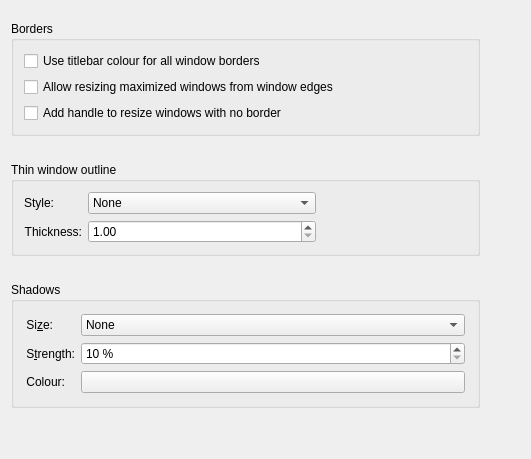
     <widget class="QWidget" name="tab_window_outline">
      <attribute name="title">
       <string>Window &amp;Outline</string>
      </attribute>
      <layout class="QGridLayout" name="gridLayout">
       <item row="2" column="0">
        <spacer name="verticalSpacer_6">
         <property name="orientation">
          <enum>Qt::Vertical</enum>
         </property>
         <property name="sizeType">
          <enum>QSizePolicy::Fixed</enum>
         </property>
         <property name="sizeHint" stdset="0">
          <size>
           <width>20</width>
           <height>20</height>
          </size>
         </property>
        </spacer>
       </item>
       <item row="5" column="3">
        <spacer name="horizontalSpacer_5">
         <property name="orientation">
          <enum>Qt::Horizontal</enum>
         </property>
         <property name="sizeHint" stdset="0">
          <size>
           <width>40</width>
           <height>20</height>
          </size>
         </property>
        </spacer>
       </item>
       <item row="5" column="0" colspan="3">
        <widget class="QGroupBox" name="groupBox_5">
         <property name="title">
          <string>Shadows</string>
         </property>
         <layout class="QFormLayout" name="formLayout_3">
          <property name="leftMargin">
           <number>12</number>
          </property>
          <property name="topMargin">
           <number>12</number>
          </property>
          <property name="rightMargin">
           <number>12</number>
          </property>
          <property name="bottomMargin">
           <number>12</number>
          </property>
          <item row="0" column="0">
           <widget class="QLabel" name="label">
            <property name="text">
             <string>Si&amp;ze:</string>
            </property>
            <property name="alignment">
             <set>Qt::AlignRight|Qt::AlignTrailing|Qt::AlignVCenter</set>
            </property>
            <property name="buddy">
             <cstring>shadowSize</cstring>
            </property>
           </widget>
          </item>
          <item row="0" column="1">
           <widget class="QComboBox" name="shadowSize">
            <item>
             <property name="text">
              <string comment="@item:inlistbox Button size:">None</string>
             </property>
            </item>
            <item>
             <property name="text">
              <string comment="@item:inlistbox Button size:">Small</string>
             </property>
            </item>
            <item>
             <property name="text">
              <string comment="@item:inlistbox Button size:">Medium</string>
             </property>
            </item>
            <item>
             <property name="text">
              <string comment="@item:inlistbox Button size:">Large</string>
             </property>
            </item>
            <item>
             <property name="text">
              <string comment="@item:inlistbox Button size:">Very Large</string>
             </property>
            </item>
           </widget>
          </item>
          <item row="1" column="0">
           <widget class="QLabel" name="label_2">
            <property name="text">
             <string comment="strength of the shadow (from transparent to opaque)">S&amp;trength:</string>
            </property>
            <property name="alignment">
             <set>Qt::AlignRight|Qt::AlignTrailing|Qt::AlignVCenter</set>
            </property>
            <property name="buddy">
             <cstring>shadowStrength</cstring>
            </property>
           </widget>
          </item>
          <item row="1" column="1">
           <widget class="QSpinBox" name="shadowStrength">
            <property name="suffix">
             <string> %</string>
            </property>
            <property name="minimum">
             <number>10</number>
            </property>
            <property name="maximum">
             <number>100</number>
            </property>
           </widget>
          </item>
          <item row="2" column="0">
           <widget class="QLabel" name="label_5">
            <property name="text">
             <string>Colour:</string>
            </property>
            <property name="alignment">
             <set>Qt::AlignRight|Qt::AlignTrailing|Qt::AlignVCenter</set>
            </property>
            <property name="buddy">
             <cstring>shadowColor</cstring>
            </property>
           </widget>
          </item>
          <item row="2" column="1">
           <widget class="KColorButton" name="shadowColor"/>
          </item>
         </layout>
        </widget>
       </item>
       <item row="4" column="0">
        <spacer name="verticalSpacer_15">
         <property name="orientation">
          <enum>Qt::Vertical</enum>
         </property>
         <property name="sizeType">
          <enum>QSizePolicy::Fixed</enum>
         </property>
         <property name="sizeHint" stdset="0">
          <size>
           <width>20</width>
           <height>20</height>
          </size>
         </property>
        </spacer>
       </item>
       <item row="6" column="0">
        <spacer name="verticalSpacer_3">
         <property name="orientation">
          <enum>Qt::Vertical</enum>
         </property>
         <property name="sizeHint" stdset="0">
          <size>
           <width>20</width>
           <height>40</height>
          </size>
         </property>
        </spacer>
       </item>
       <item row="0" column="0">
        <spacer name="verticalSpacer_11">
         <property name="orientation">
          <enum>Qt::Vertical</enum>
         </property>
         <property name="sizeType">
          <enum>QSizePolicy::Fixed</enum>
         </property>
         <property name="sizeHint" stdset="0">
          <size>
           <width>20</width>
           <height>10</height>
          </size>
         </property>
        </spacer>
       </item>
       <item row="1" column="0" colspan="3">
        <widget class="QGroupBox" name="borders_groupBox">
         <property name="title">
          <string>Borders</string>
         </property>
         <layout class="QGridLayout" name="gridLayout_4">
          <property name="leftMargin">
           <number>10</number>
          </property>
          <property name="topMargin">
           <number>10</number>
          </property>
          <property name="rightMargin">
           <number>10</number>
          </property>
          <property name="bottomMargin">
           <number>10</number>
          </property>
          <item row="0" column="0">
           <widget class="QCheckBox" name="useTitlebarColorForAllBorders">
            <property name="text">
             <string>Use titlebar colour for all window borders</string>
            </property>
           </widget>
          </item>
          <item row="1" column="0">
           <widget class="QCheckBox" name="drawBorderOnMaximizedWindows">
            <property name="text">
             <string>Allow resizing maximized windows from window edges</string>
            </property>
           </widget>
          </item>
          <item row="2" column="0">
           <widget class="QCheckBox" name="drawSizeGrip">
            <property name="text">
             <string>Add handle to resize windows with no border</string>
            </property>
           </widget>
          </item>
         </layout>
        </widget>
       </item>
       <item row="3" column="0" colspan="3">
        <widget class="QGroupBox" name="groupBox">
         <property name="title">
          <string>Thin window outline</string>
         </property>
         <layout class="QGridLayout" name="gridLayout_7">
          <property name="leftMargin">
           <number>10</number>
          </property>
          <property name="topMargin">
           <number>10</number>
          </property>
          <property name="rightMargin">
           <number>10</number>
          </property>
          <property name="bottomMargin">
           <number>10</number>
          </property>
          <item row="0" column="0">
           <layout class="QFormLayout" name="formLayout_6">
            <item row="0" column="0">
             <widget class="QLabel" name="label_23">
              <property name="text">
               <string>Style:</string>
              </property>
              <property name="alignment">
               <set>Qt::AlignRight|Qt::AlignTrailing|Qt::AlignVCenter</set>
              </property>
              <property name="buddy">
               <cstring>thinWindowOutlineStyle</cstring>
              </property>
             </widget>
            </item>
            <item row="0" column="1">
             <widget class="QComboBox" name="thinWindowOutlineStyle">
              <item>
               <property name="text">
                <string>None</string>
               </property>
              </item>
              <item>
               <property name="text">
                <string>Blend to shadow</string>
               </property>
              </item>
              <item>
               <property name="text">
                <string>Contrast</string>
               </property>
              </item>
              <item>
               <property name="text">
                <string>Accent colour</string>
               </property>
              </item>
              <item>
               <property name="text">
                <string>Contrast blended with accent colour</string>
               </property>
              </item>
              <item>
               <property name="text">
                <string>Custom colour</string>
               </property>
              </item>
              <item>
               <property name="text">
                <string>Contrast blended with custom colour</string>
               </property>
              </item>
             </widget>
            </item>
            <item row="1" column="0">
             <widget class="QLabel" name="label_30">
              <property name="text">
               <string>Thickness:</string>
              </property>
              <property name="alignment">
               <set>Qt::AlignRight|Qt::AlignTrailing|Qt::AlignVCenter</set>
              </property>
              <property name="buddy">
               <cstring>thinWindowOutlineThickness</cstring>
              </property>
             </widget>
            </item>
            <item row="1" column="1">
             <widget class="QDoubleSpinBox" name="thinWindowOutlineThickness">
              <property name="minimum">
               <double>1.000000000000000</double>
              </property>
              <property name="maximum">
               <double>10.000000000000000</double>
              </property>
              <property name="singleStep">
               <double>0.100000000000000</double>
              </property>
             </widget>
            </item>
           </layout>
          </item>
          <item row="0" column="1">
           <widget class="QStackedWidget" name="customColorStackedWidget">
            <property name="currentIndex">
             <number>0</number>
            </property>
            <widget class="QWidget" name="blank_page"/>
            <widget class="QWidget" name="custom_colour">
             <layout class="QFormLayout" name="formLayout">
              <item row="0" column="0">
               <widget class="QLabel" name="label_31">
                <property name="text">
                 <string>Custom colour:</string>
                </property>
                <property name="buddy">
                 <cstring>thinWindowOutlineCustomColor</cstring>
                </property>
               </widget>
              </item>
              <item row="0" column="1">
               <widget class="KColorButton" name="thinWindowOutlineCustomColor"/>
              </item>
             </layout>
            </widget>
           </widget>
          </item>
         </layout>
        </widget>
       </item>
      </layout>
     </widget>
